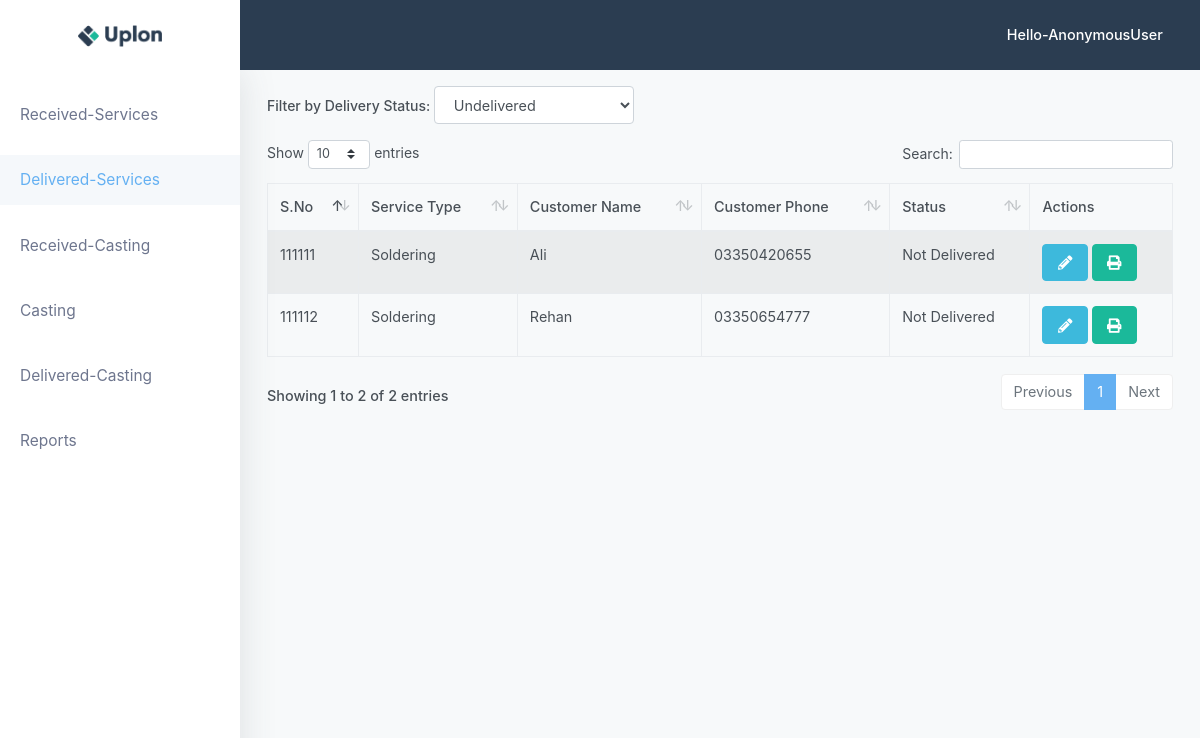
/receiving/all/, run on the app's committed database.
### receiving/models.py (models this page shows, shortened)
class Receiving(models.Model):
    service_type = models.CharField(max_length=255,  blank=True, null=True)
    service_no = models.PositiveIntegerField(unique=True, blank=True, null=True)
    description = models.CharField(max_length=255)
    remarks = models.CharField(max_length=158 ,blank=True, null=True)
    delivery_remarks = models.CharField(max_length=158 ,blank=True, null=True)
    estimated_price = models.IntegerField(blank=True, null=True)
    actual_price = models.IntegerField(blank=True, null=True)
    receiving_image = models.ImageField(blank=True, null=True)
    delivery_image = models.ImageField(blank=True, null=True)
    customer = models.ForeignKey(Customer, on_delete=models.CASCADE)
    is_delivered = models.BooleanField(default=False, null=False)
    created_at = models.DateField(default=now, blank=True, null=True)
    updated_at = models.DateTimeField(auto_now=True)
    created_by = models.ForeignKey(User, on_delete=models.SET_NULL, null=True, related_name='created_receivings')
    modified_by = models.ForeignKey(User, on_delete=models.SET_NULL, null=True, related_name='modified_receivings')

### customers/models.py (models this page shows, shortened)
class Customer(models.Model):
    name = models.CharField(max_length=128)
    phone_number = models.CharField(max_length=15,  blank=True, null=True)
    created_at = models.DateTimeField(auto_now_add=True)
    updated_at = models.DateTimeField(auto_now=True)
    added_by = models.ForeignKey(User, on_delete=models.SET_NULL, null=True)

### receiving/views.py (the view)
# urls.py: path('all/', views.get_all_receiving, name='all_receiving')
def get_all_receiving(request):
    status = request.GET.get('status', 'undelivered')
    if status == 'delivered':
        all_receiving = Receiving.objects.filter(is_delivered=True)
    elif status == 'undelivered':
        all_receiving = Receiving.objects.filter(is_delivered=False)
    else:  # 'all'
        all_receiving = Receiving.objects.all()
    return render(request, 'receiving/all_receiving.html', {'all_receiving': all_receiving,'selected_status': status,})

### receiving/templates/receiving/all_receiving.html (shortened to what this page needs)
{% extends 'base_template.html' %}
{% load static %}
{% block head %}
    <link href="{% static 'css/receiving-styles.css' %}" rel="stylesheet" type="text/css" id="app-stylesheet"/>
{% endblock %}
{% block content %}
    <div class="container-fluid mb-3 pt-3">
        <div class="mb-3">
            <label for="status_filter" class="form-label">Filter by Delivery Status:</label>
            <select id="status_filter"
                    class="form-control"
                    style="width: 200px; display: inline-block;"
                    onchange="filterStatus()">
                <option value="undelivered" {% if selected_status == 'undelivered' %}selected{% endif %}>Undelivered
                </option>
            </select>
        </div>
        <table id="receiving_table" class="table table-striped table-bordered">
            <thead>
            <tr>
                <th>S.No</th>
                <th>Service Type</th>
                <th>Customer Name</th>
                <th>Customer Phone</th>
                <th>Status</th>
                <th>Actions</th>
            </tr>
            </thead>
            <tbody>
            {% for receiving in all_receiving %}
                <tr>
                    <td>{{ receiving.service_no }}</td>
                    <td>{{ receiving.service_type }}</td>
                    <td>{{ receiving.customer.name }}</td>
                    <td>{{ receiving.customer.phone_number }}</td>
                    <td>{{ receiving.is_delivered|yesno:"Delivered,Not Delivered" }}</td>
                    <td>
                        <a href="{% url 'receiving:get_receiving_and_update_delivery_fields' receiving.service_no %}"
                           class="btn btn-info" title="Deliver">
                            <i class="fa fa-pencil-alt"></i>
                        </a>
                        <a href="{% url 'receiving:print_receiving_slip' receiving.id %}" class="btn btn-success"
                           title="Print Slip">
                            <i class="fa fa-print"></i>
                        </a>
                    </td>
                </tr>
            {% endfor %}
            </tbody>
        </table>
    </div>
{% endblock %}

### data on the page
Receiving: service_no "111111", service_type "Soldering", customer.name "Ali", customer.phone_number "03350420655", is_delivered "Not Delivered"
Receiving: service_no "111112", service_type "Soldering", customer.name "Rehan", customer.phone_number "03350654777", is_delivered "Not Delivered"

### other printed values
{{ request.user }} "AnonymousUser"
